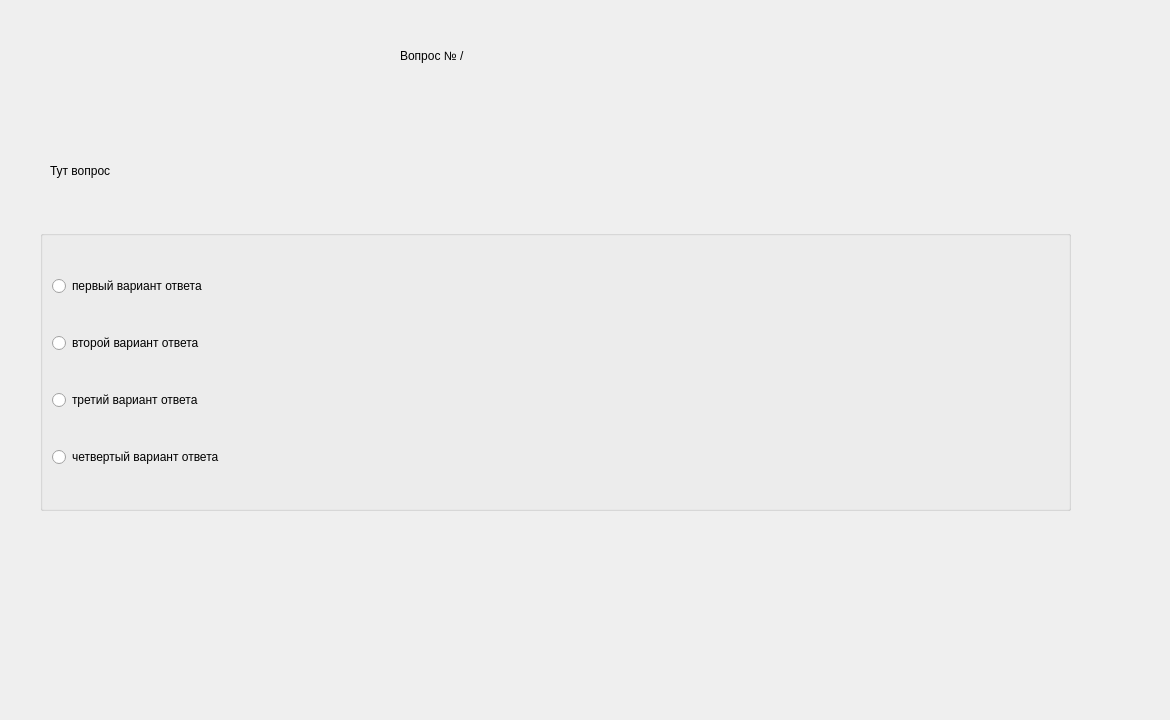
<?xml version="1.0" encoding="UTF-8"?>
<ui version="4.0">
 <class>Checker</class>
 <widget class="QWidget" name="Checker">
  <property name="geometry">
   <rect>
    <x>0</x>
    <y>0</y>
    <width>1170</width>
    <height>720</height>
   </rect>
  </property>
  <property name="minimumSize">
   <size>
    <width>1170</width>
    <height>720</height>
   </size>
  </property>
  <property name="maximumSize">
   <size>
    <width>1170</width>
    <height>720</height>
   </size>
  </property>
  <property name="windowTitle">
   <string>Тестирование</string>
  </property>
  <widget class="QLabel" name="background">
   <property name="geometry">
    <rect>
     <x>-6</x>
     <y>-5</y>
     <width>1181</width>
     <height>731</height>
    </rect>
   </property>
   <property name="text">
    <string/>
   </property>
   <property name="pixmap">
    <pixmap>Snapit-App-Background.png</pixmap>
   </property>
  </widget>
  <widget class="QLabel" name="topic">
   <property name="geometry">
    <rect>
     <x>400</x>
     <y>10</y>
     <width>331</width>
     <height>91</height>
    </rect>
   </property>
   <property name="styleSheet">
    <string notr="true">font: 18pt &quot;MS Shell Dlg 2&quot;;</string>
   </property>
   <property name="text">
    <string>Вопрос № /</string>
   </property>
  </widget>
  <widget class="QLabel" name="question_text">
   <property name="geometry">
    <rect>
     <x>50</x>
     <y>140</y>
     <width>341</width>
     <height>61</height>
    </rect>
   </property>
   <property name="styleSheet">
    <string notr="true">font: 20pt &quot;MS Shell Dlg 2&quot;;</string>
   </property>
   <property name="text">
    <string>Тут вопрос</string>
   </property>
  </widget>
  <widget class="QGroupBox" name="groupBox">
   <property name="geometry">
    <rect>
     <x>40</x>
     <y>230</y>
     <width>1031</width>
     <height>281</height>
    </rect>
   </property>
   <property name="title">
    <string/>
   </property>
   <layout class="QVBoxLayout" name="verticalLayout">
    <item>
     <widget class="QRadioButton" name="ans0">
      <property name="styleSheet">
       <string notr="true">font: 10pt &quot;MS Shell Dlg 2&quot;;
font: 12pt &quot;MS Shell Dlg 2&quot;;</string>
      </property>
      <property name="text">
       <string>первый вариант ответа</string>
      </property>
     </widget>
    </item>
    <item>
     <widget class="QRadioButton" name="ans1">
      <property name="styleSheet">
       <string notr="true">font: 12pt &quot;MS Shell Dlg 2&quot;;</string>
      </property>
      <property name="text">
       <string>второй вариант ответа</string>
      </property>
     </widget>
    </item>
    <item>
     <widget class="QRadioButton" name="ans2">
      <property name="styleSheet">
       <string notr="true">font: 12pt &quot;MS Shell Dlg 2&quot;;</string>
      </property>
      <property name="text">
       <string>третий вариант ответа</string>
      </property>
     </widget>
    </item>
    <item>
     <widget class="QRadioButton" name="ans3">
      <property name="styleSheet">
       <string notr="true">font: 12pt &quot;MS Shell Dlg 2&quot;;</string>
      </property>
      <property name="text">
       <string>четвертый вариант ответа</string>
      </property>
     </widget>
    </item>
   </layout>
  </widget>
  <widget class="QLabel" name="pccc">
   <property name="geometry">
    <rect>
     <x>40</x>
     <y>550</y>
     <width>241</width>
     <height>161</height>
    </rect>
   </property>
   <property name="text">
    <string/>
   </property>
   <property name="pixmap">
    <pixmap>pc1.png</pixmap>
   </property>
  </widget>
 </widget>
 <resources/>
 <connections/>
</ui>
